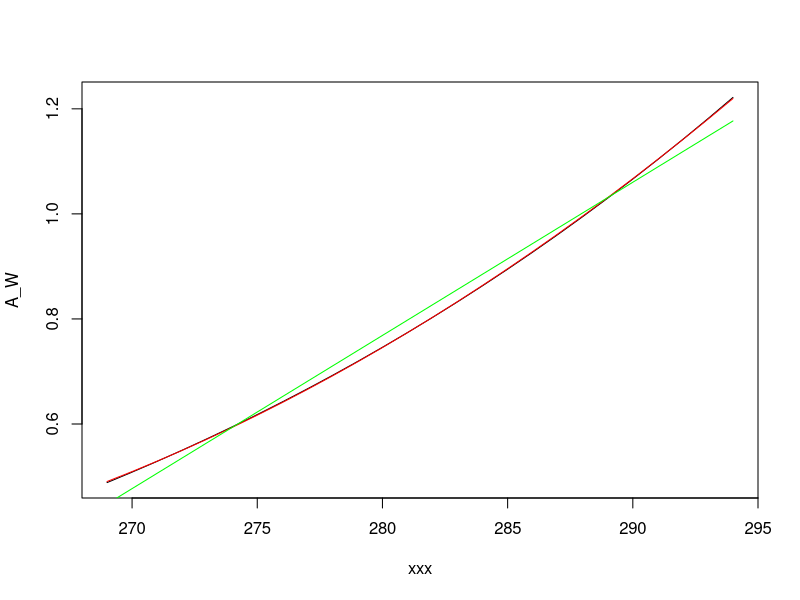
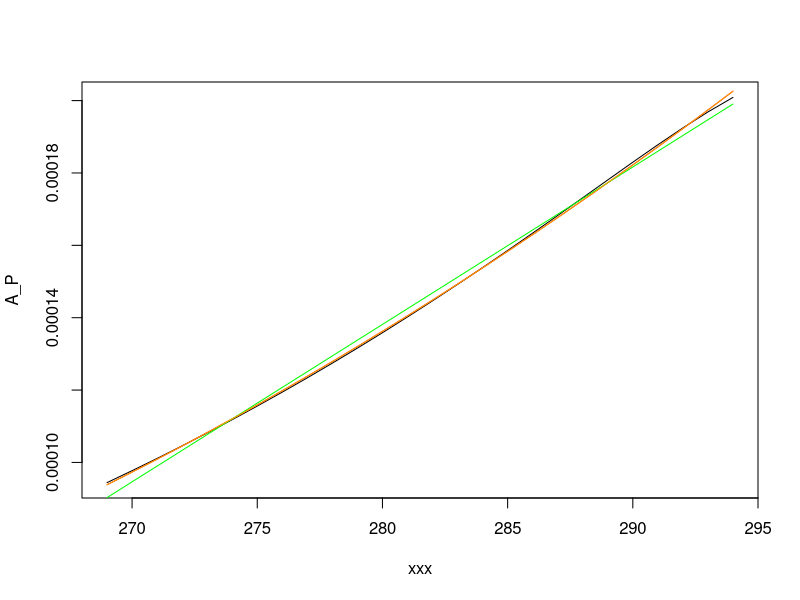

Source code (R) for these figures, in order:
# Random Model Attempt
# Nov 1/ 2019


params<- c(Vlm_mod = 5e-6,
           Vsm_mod = 4e-06,
           Klm_mod = 0.143,
           Ksm_mod = 0.143,
           Vlw = 2.4e-05,#2.4e-06, #2.4e-05 before correction to Type I
           Vsw = 4.6e-04,#4.1e-05,#0.00462 before correction to Type I
           l = 0,
           q = 0.1,
           IN= 0.015, # Crowther et al. 2015
           tm = 0.005,
           tw = 0.0002,
           th = 0.5, # based on surivival from Schmitz lab experiments [MOD]
           fi= 0.6, #0.6,
           fo=0.0003, #0.003,
           fus=0.001,
           # Plant relationships
           alphaR_mod = 1e-6,
           alphaA_mod = 0.0001,
           VN_mod = 3e-6, #From JRS project
           KN_mod = 0.5, #From JRS project
           A_P_mod = 0.005*639.0611,
           VH_mod = 0.1, #From JRS project 0.0025 - 0.0029
           StU = 0.1, # Guess
           fstable = 0.6, # Guess!
           fstableworm = 0.8, # Guess!
           # Substrate use efficiencies (conversion efficiencies)
           SUEh = 0.50,
           SUE = 0.50,
           SUEws = 0.02,
           SUEwl = 0.04,
           SUEwm = 0.6,
           # Assimulation efficiencies
           AEh = 0.25,
           AEw = 0.5,
           # break in the model
           Ea = 0.25,
           Kappa = 8.62e-05,
           Tref_W = 288.15,
           Tref_P = 297.65,
           B = 2493,
           D = 26712,
           th_winter = 10,
           alphaA_winter = 0.1,
           Hmin = 0.005,
           Vslope = 0.063,
           Kslope = 0.007,
           Vint = 5.47,
           Kint = 3.19,
           Nplant = 1)

LTtemp = function(doy){
  
  -12.8244*cos(2*3.14/365*doy-0.3666)+281.9846
  
}

xxx = seq(269, 294, 1)

A_W = exp(-0.25/8.62e-05*(1/xxx-1/288.15))
A_P = exp(-2493/xxx)/(1 + (2493/(26712-2493))*exp(26712*(1/(297.65) - 1/xxx)))

xxx2 = xxx^2

m1 = lm(A_W~ xxx2 + xxx)

m1_1 = lm(A_W~xxx)

summary(m1)
summary(m1_1)

m2 = lm(A_P~ xxx2 + xxx)
m2_1 = lm(A_P~ xxx)

summary(m2)
summary(m2_1)

plot(A_W~xxx, type="l")
points(predict(m1)~xxx, type="l", col="red")
points(predict(m1_1)~xxx, type="l", col="green")

plot(A_P~xxx, type="l")
points(predict(m2)~xxx, type="l", col="red")
points(predict(m2_1)~xxx, type="l", col="green")

pm2 = 1.726523e-03 -1.560329e-05 * xxx + 3.544174e-08 * xxx^2

points(pm2~xxx, type="l", col="orange")

plantmodel <-function(t, y,pars){
  
  with(as.list(c(pars,y)),{
    
    # Model of earthworm growth. From ASA Johnston
    A_W = exp(-Ea/Kappa*(1/LTtemp(t %% 365)-1/Tref_W)) 
    
    # Model of temperature sensitive plant growth from FENG 1990
    A_P = exp(-B/LTtemp(t %% 365))/(1 + (B/(D-B))*exp(D*(1/(Tref_P) - 1/LTtemp(t %% 365))))
    
    # Modeled microbial dynamics MIMICS
    tempC = (LTtemp(t %% 365)-273.15)
    Vlm = exp(Vslope*tempC + Vint)*Vlm_mod
    Vsm = exp(Vslope*tempC + Vint)*Vsm_mod
    Klm = exp(Kslope*tempC + Kint)*Klm_mod
    Ksm = exp(Kslope*tempC + Kint)*Ksm_mod
    
    # Plant root nitrogen uptake
    VR = exp(Vslope*tempC + Vint)*rep(VN_mod, Nplant)
    
    KN = rep(KN_mod,Nplant)
    
    # Cut off at freezing (want night, so add 5C to freezing cut off)
    if(LTtemp(t %% 365) > (273.15 + 5) ){
      AP = A_P*rep(A_P_mod, Nplant)
      VH = rep(VH_mod, Nplant)
      alphaR = rep(alphaR_mod, Nplant)
      alphaA = rep(alphaA_mod, Nplant)
      th2 = th
    }else{
      AP = rep(0, Nplant) # no AG growth when freezing
      VH = rep(0, Nplant) # no herbivory when freezing
      alphaR = rep(0, Nplant) # no root death when freezing
      alphaA = rep(alphaA_winter, Nplant) # rapid aboveground senescence
      th2 = ifelse(H < Hmin, 0, th_winter) # rapid herbivore death to min pop
    }
    
    #Equations
    dL = sum(alphaR*R*R) + sum(alphaA*P) + 
      (1-SUEh)*sum(VH*H*P) + th2*H*H + 
      A_W*tw*W*W - Vlm*L*M/(Klm + M) - 
      A_W*Vlw*L*W - l*L
    
    dM = SUE*(Vlm*L*M/(Klm + M) + Vsm*U*M/(Ksm + M)) - 
      tm*M - SUEwm*A_W*Vsw*W*M
    
    dW = AEw*SUEwl*A_W*Vlw*L*W + 
      AEw*SUEws*A_W*Vsw*S*W +
      AEw*SUEws*A_W*Vsw*U*W + 
      AEw*SUEwm*A_W*Vsw*W*M - 
      A_W*tw*W*W
    
    dN = IN - q*N - fi*N + fo*S + 
      (1-SUE)*(Vlm*L*M/(Klm + M) + Vsm*U*M/(Ksm + M)) - 
      sum(VR*N*R/(KN+N)) + 
      (1-AEh)*SUEh*sum(VH*H*P) +
      (1-AEw)*SUEwl*A_W*Vlw*L*W + 
      (1-AEw)*SUEws*A_W*Vsw*S*W +
      (1-AEw)*SUEws*A_W*Vsw*U*W +
      (1-AEw)*SUEwm*A_W*Vsw*W*M
    
    dS = fstable*tm*M - 
      StU*Vsm*S*M/(Ksm + M) + 
      fstableworm*(1-SUEwl)*A_W*Vlw*L*W +
      fstableworm*(1-SUEws)*A_W*Vsw*S*W -
      A_W*Vsw*S*W +
      fi*N - fo*S +
      fus*U
    
    dU = (1-fstable)*tm*M + 
      StU*Vsm*S*M/(Ksm + M) + 
      (1-fstableworm)*(1-SUEwl)*A_W*Vlw*L*W + 
      (1-fstableworm)*(1-SUEws)*A_W*Vsw*S*W - 
      SUEws*A_W*Vsw*U*W - 
      Vsm*U*M/(Ksm + M) -
      fus*U
    
    dR = sum(VR*N*R/(KN+N)) - sum(alphaR*R*R) - AP*R
    
    dP = AP*R - sum(VH*H*P) - sum(alphaA*P)
    
    dH = AEh*SUEh*sum(VH*H*P) - th2*H*H
    
    Nmin = IN + fo*S + 
      (1-SUE)*(Vlm*L*M/(Klm + M) + Vsm*U*M/(Ksm + M)) + 
      (1-AEh)*SUEh*sum(VH*H*P) +
      (1-AEw)*SUEwl*A_W*Vlw*L*W + 
      (1-AEw)*SUEws*A_W*Vsw*S*W +
      (1-AEw)*SUEws*A_W*Vsw*U*W +
      (1-AEw)*SUEwm*A_W*Vsw*W*M
    
    GPP = sum(VR*N*R/(KN+N))
    
    SU = S/(S+U)
    
    dy = c(dR, dP, dL, dM, dW, dN, dS, dU, dH)
    
    return(list(dy, Nmin=Nmin, GPP=GPP, percentStable=SU))
    
  }
  )
}